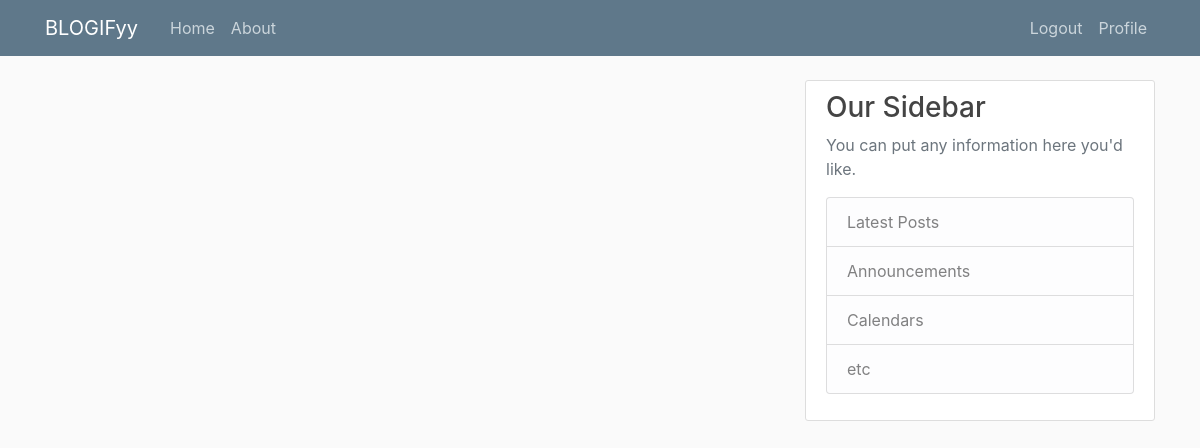
The app's page / (signed in), older data.
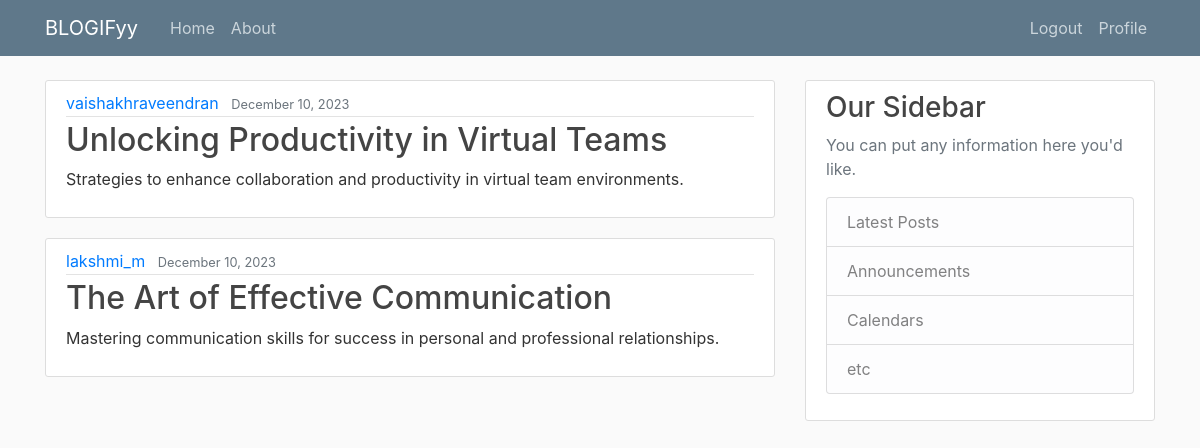
The same page, newer data.
### blog/models.py (models this page shows, shortened)
class Post(models.Model):
    title = models.CharField(max_length=100)
    content = models.TextField()
    date = models.DateTimeField(default=timezone.now)
    author=models.ForeignKey(User,on_delete=models.CASCADE)

### blog/views.py (the view)
# urls.py: path("", views.home, name='blog-home'),
def home(request):
    context={
        'posts':Post.objects.all()
    }
    return render(request,'blog/home.html',context)

### blog/templates/blog/home.html
{% extends "blog/layout.html" %}
{% block content %}
    {% for post in posts %}
        <article class="media content-section">
          <div class="media-body">
            <div class="article-metadata">
              <a class="mr-2" href="#">{{ post.author }}</a>
              <small class="text-muted">{{ post.date|date:"F d, Y"}}</small>
            </div>
            <h2><a class="article-title" href="#">{{ post.title }}</a></h2>
            <p class="article-content">{{ post.content }}</p>
          </div>
        </article>
    {% endfor %}
{% endblock content %}

Row changes from the older to the newer data that the page shows:
added Post: author "vaishakhraveendran", date "December 10, 2023", title "Unlocking Productivity in Virtual Teams", content "Strategies to enhance collaboration and productivity in virtual team environments."
added Post: author "lakshmi_m", date "December 10, 2023", title "The Art of Effective Communication", content "Mastering communication skills for success in personal and professional relationships."
